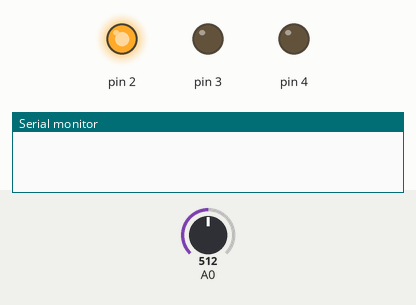
Recording of a sketch running on a simulated Arduino Uno, built with avr-gcc and run on an emulated ATmega328P. On the bench: output pins drawn as LEDs (lit = HIGH), the last lines printed to the serial monitor. The test bench sets the inputs (shaded band); at power-on: A0 = 512.

Above: at 1.2 s.
1.3 s: A0 set to 484
At 1.9 s:
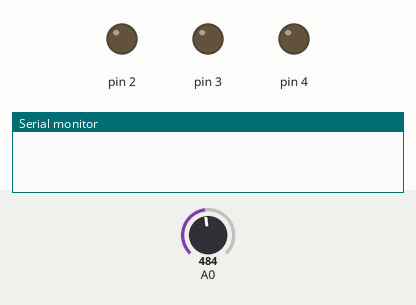
2.8 s: A0 set to 510
At 3.1 s:
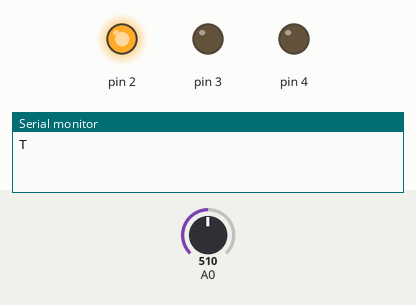
4.3 s: A0 set to 490
At 5.4 s:
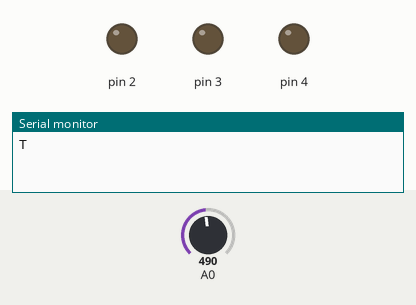
Timing chart, 0 to 7.3 s (numbered marks = the images above; inputs shaded):
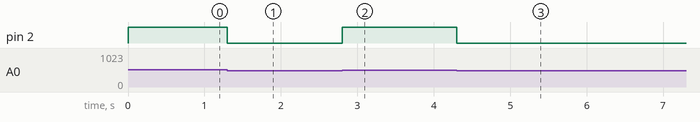

Measured:
- the behaviour switches between 500 and 499 on A0 (found by bisection; images 0 and 1)
- after the input at 1.3 s, pin 2: HIGH → LOW at once
- after the input at 2.8 s, pin 2: LOW → HIGH at once
- after the input at 4.3 s, pin 2: HIGH → LOW at once

The sketch:

morsearduino.ino
```cpp
int tempoOn = 0, tempoOff = 0, firstOn = 0, firstOff = 1, tempo, leitura, count = 0, acabou = 0;
int morse[6];

void setup() {
   Serial.begin(9600);
   for (int i = 0; i < 6; i++) {
      morse[i] = -1;
   }
   pinMode(A0, INPUT);
   pinMode(2, OUTPUT);
   pinMode(3, OUTPUT);
   pinMode(4, OUTPUT);
   digitalWrite(2, LOW);
}
void converte () {
   int tot = 0;
   for (int i = 0; i < 6; i++) {
      if (morse[i] == -1)
         break;
      tot *= 10;
      tot += morse[i];
   }
   //Serial.println(tot);
   for (int i = 0; i < 6; i++)
      morse[i] = -1;
   switch (tot) {
            case 12:
               Serial.print("A");
            break;
            case 2111:
               Serial.print("B");
            break;
            case 2121:
               Serial.print("C");
            break;
            case 211:
               Serial.print("D");
            break;
            case 1:
               Serial.print("E");
            break;
            case 1121:
               Serial.print("F");
            break;
            case 221:
               Serial.print("G");
            break;
            case 1111:
               Serial.print("H");
            break;
            case 11:
               Serial.print("I");
            break;
            case 1222:
               Serial.print("J");
            break;
            case 212:
               Serial.print("K");
            break;
            case 1211:
               Serial.print("L");
            break;
            case 22:
               Serial.print("M");
            break;
            case 21:
               Serial.print("N");
            break;
            case 222:
               Serial.print("O");
            break;
            case 1221:
               Serial.print("P");
            break;
            case 2212:
               Serial.print("Q");
            break;
            case 121:
               Serial.print("R");
            break;
            case 111:
               Serial.print("S");
            break;
            case 2:
               Serial.print("T");
            break;
            case 112:
               Serial.print("U");
            break;
            case 1112:
               Serial.print("V");
            break;
            case 122:
               Serial.print("W");
            break;
            case 2112:
               Serial.print("X");
            break;
            case 2122:
               Serial.print("Y");
            break;
            case 2211:
               Serial.print("Z");
            break;
            case 121212:
               Serial.print(" "); // ponto como espaço
            break;
   }
}
void loop () {
   leitura = analogRead(A0);
   if (leitura >= 500) {
      digitalWrite(2, HIGH);
   }
   else {
      digitalWrite(2, LOW);
   }
   if (leitura >= 500) {
      if (firstOn == 0) {
         tempo = millis();
         firstOn = 1;
         firstOff = 0;
         tempoOff = 0;
         acabou = 0;
      }
      tempoOn = millis() - tempo;
      //Serial.println(tempoOn);
   }
   else {
      if (firstOff == 0) {
         tempo = millis();
         firstOff = 1;
         firstOn = 0;
         //Serial.println(count);
         if (tempoOn >= 0 && tempoOn < 400) {
            //Serial.print("ponto\n");
            morse[count] = 1;
            count++;
         }
         else {
            //Serial.print("traco\n");
            morse[count] = 2;
            count++;
         }
         tempoOn = 0;
      }
      tempoOff = millis() - tempo;
      if (tempoOff > 1200 && acabou == 0) {
         //Serial.print("espaco\n");
         converte ();
         acabou = 1;
         count = 0;
      }
      //Serial.println(tempoOff);
   }
}
```
